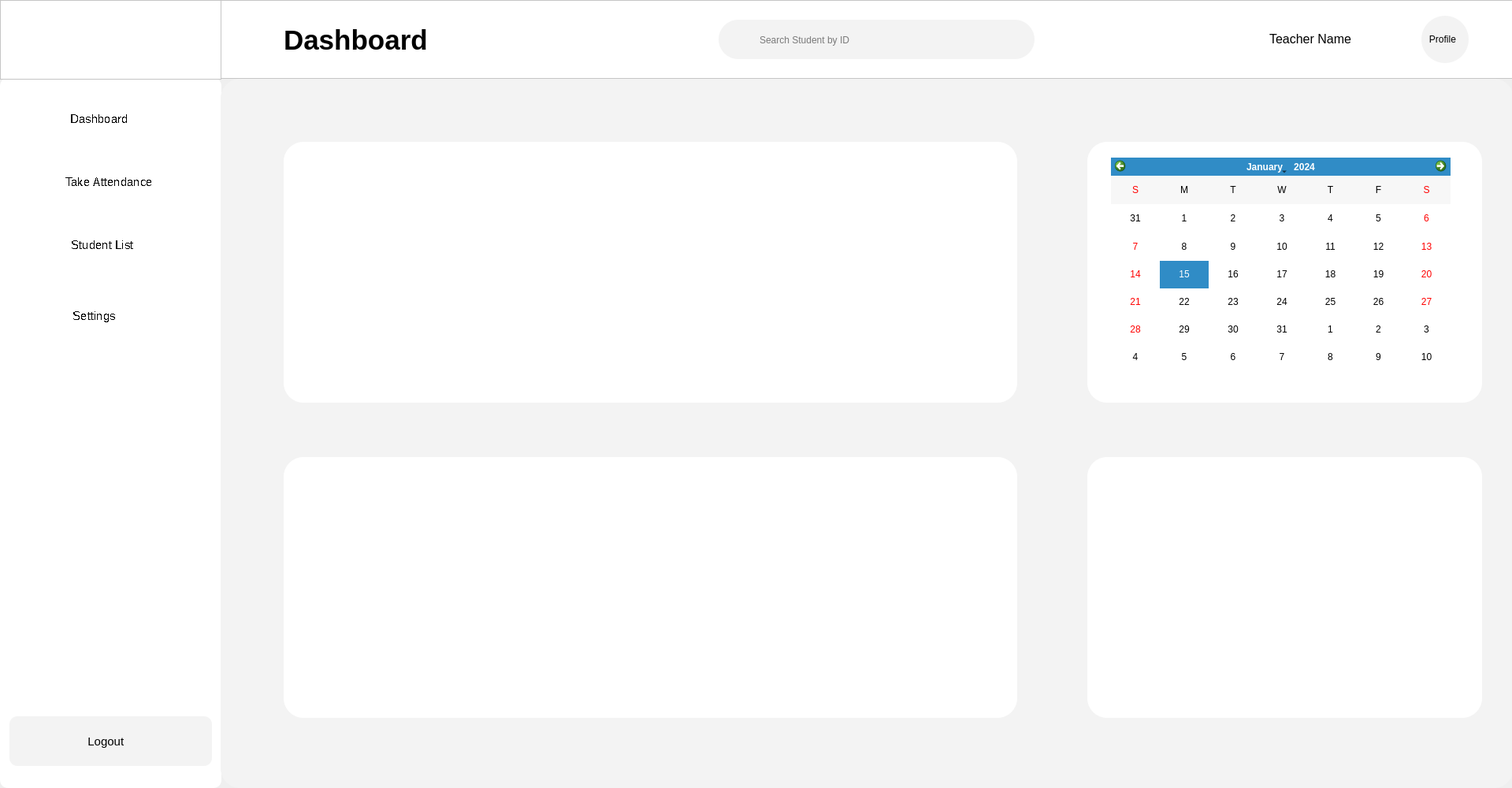
<?xml version="1.0" encoding="UTF-8"?>
<ui version="4.0">
 <class>index</class>
 <widget class="QMainWindow" name="index">
  <property name="enabled">
   <bool>true</bool>
  </property>
  <property name="geometry">
   <rect>
    <x>0</x>
    <y>0</y>
    <width>1919</width>
    <height>1000</height>
   </rect>
  </property>
  <property name="windowTitle">
   <string>MainWindow</string>
  </property>
  <property name="styleSheet">
   <string notr="true"/>
  </property>
  <widget class="QWidget" name="centralwidget">
   <widget class="QFrame" name="menu">
    <property name="geometry">
     <rect>
      <x>0</x>
      <y>99</y>
      <width>281</width>
      <height>901</height>
     </rect>
    </property>
    <property name="styleSheet">
     <string notr="true">QFrame{
border-radius: 10%;
background-color: rgb(255, 255, 255);
}
QPushButton{
	border-radius: 10%;
}
QPushButton:hover{
	background-color: #0075FF;
	color:rgb(255, 255, 255);
}</string>
    </property>
    <property name="frameShape">
     <enum>QFrame::StyledPanel</enum>
    </property>
    <property name="frameShadow">
     <enum>QFrame::Raised</enum>
    </property>
    <widget class="QPushButton" name="logout_btn">
     <property name="geometry">
      <rect>
       <x>12</x>
       <y>810</y>
       <width>257</width>
       <height>63</height>
      </rect>
     </property>
     <property name="font">
      <font>
       <pointsize>11</pointsize>
       <weight>50</weight>
       <bold>false</bold>
      </font>
     </property>
     <property name="cursor">
      <cursorShape>PointingHandCursor</cursorShape>
     </property>
     <property name="focusPolicy">
      <enum>Qt::WheelFocus</enum>
     </property>
     <property name="autoFillBackground">
      <bool>false</bool>
     </property>
     <property name="styleSheet">
      <string notr="true">QPushButton{
background-color: rgb(243, 243, 243);
border-radius: 10%;
}
QPushButton:hover{
background-color: red;
}</string>
     </property>
     <property name="text">
      <string> Logout    </string>
     </property>
     <property name="icon">
      <iconset>
       <normaloff>icons/logout.png</normaloff>icons/logout.png</iconset>
     </property>
     <property name="iconSize">
      <size>
       <width>20</width>
       <height>20</height>
      </size>
     </property>
     <property name="shortcut">
      <string/>
     </property>
     <property name="default">
      <bool>true</bool>
     </property>
     <property name="flat">
      <bool>true</bool>
     </property>
    </widget>
    <widget class="QFrame" name="btn1">
     <property name="geometry">
      <rect>
       <x>0</x>
       <y>10</y>
       <width>280</width>
       <height>80</height>
      </rect>
     </property>
     <property name="frameShape">
      <enum>QFrame::StyledPanel</enum>
     </property>
     <property name="frameShadow">
      <enum>QFrame::Raised</enum>
     </property>
     <widget class="QPushButton" name="dashboard_button">
      <property name="geometry">
       <rect>
        <x>10</x>
        <y>10</y>
        <width>257</width>
        <height>63</height>
       </rect>
      </property>
      <property name="font">
       <font>
        <pointsize>11</pointsize>
        <weight>50</weight>
        <bold>false</bold>
        <stylestrategy>NoAntialias</stylestrategy>
       </font>
      </property>
      <property name="cursor">
       <cursorShape>PointingHandCursor</cursorShape>
      </property>
      <property name="focusPolicy">
       <enum>Qt::WheelFocus</enum>
      </property>
      <property name="layoutDirection">
       <enum>Qt::LeftToRight</enum>
      </property>
      <property name="autoFillBackground">
       <bool>false</bool>
      </property>
      <property name="styleSheet">
       <string notr="true"/>
      </property>
      <property name="text">
       <string> Dashboard       </string>
      </property>
      <property name="icon">
       <iconset>
        <normaloff>icons/dashboard.png</normaloff>icons/dashboard.png</iconset>
      </property>
      <property name="iconSize">
       <size>
        <width>20</width>
        <height>20</height>
       </size>
      </property>
      <property name="shortcut">
       <string/>
      </property>
      <property name="checkable">
       <bool>false</bool>
      </property>
      <property name="default">
       <bool>true</bool>
      </property>
      <property name="flat">
       <bool>true</bool>
      </property>
     </widget>
    </widget>
    <widget class="QFrame" name="btn1_2">
     <property name="geometry">
      <rect>
       <x>0</x>
       <y>90</y>
       <width>280</width>
       <height>80</height>
      </rect>
     </property>
     <property name="frameShape">
      <enum>QFrame::StyledPanel</enum>
     </property>
     <property name="frameShadow">
      <enum>QFrame::Raised</enum>
     </property>
     <widget class="QPushButton" name="dashboard_button_2">
      <property name="geometry">
       <rect>
        <x>10</x>
        <y>10</y>
        <width>257</width>
        <height>63</height>
       </rect>
      </property>
      <property name="font">
       <font>
        <pointsize>11</pointsize>
        <weight>50</weight>
        <bold>false</bold>
        <stylestrategy>NoAntialias</stylestrategy>
       </font>
      </property>
      <property name="cursor">
       <cursorShape>PointingHandCursor</cursorShape>
      </property>
      <property name="focusPolicy">
       <enum>Qt::WheelFocus</enum>
      </property>
      <property name="layoutDirection">
       <enum>Qt::LeftToRight</enum>
      </property>
      <property name="autoFillBackground">
       <bool>false</bool>
      </property>
      <property name="styleSheet">
       <string notr="true"/>
      </property>
      <property name="text">
       <string>Take Attendance</string>
      </property>
      <property name="icon">
       <iconset>
        <normaloff>icons/mark.png</normaloff>icons/mark.png</iconset>
      </property>
      <property name="iconSize">
       <size>
        <width>20</width>
        <height>20</height>
       </size>
      </property>
      <property name="shortcut">
       <string/>
      </property>
      <property name="default">
       <bool>true</bool>
      </property>
      <property name="flat">
       <bool>true</bool>
      </property>
     </widget>
    </widget>
    <widget class="QFrame" name="btn1_3">
     <property name="geometry">
      <rect>
       <x>0</x>
       <y>170</y>
       <width>280</width>
       <height>80</height>
      </rect>
     </property>
     <property name="frameShape">
      <enum>QFrame::StyledPanel</enum>
     </property>
     <property name="frameShadow">
      <enum>QFrame::Raised</enum>
     </property>
     <widget class="QPushButton" name="dashboard_button_3">
      <property name="geometry">
       <rect>
        <x>10</x>
        <y>10</y>
        <width>257</width>
        <height>63</height>
       </rect>
      </property>
      <property name="font">
       <font>
        <pointsize>11</pointsize>
        <weight>50</weight>
        <bold>false</bold>
        <stylestrategy>NoAntialias</stylestrategy>
       </font>
      </property>
      <property name="cursor">
       <cursorShape>PointingHandCursor</cursorShape>
      </property>
      <property name="focusPolicy">
       <enum>Qt::WheelFocus</enum>
      </property>
      <property name="layoutDirection">
       <enum>Qt::LeftToRight</enum>
      </property>
      <property name="autoFillBackground">
       <bool>false</bool>
      </property>
      <property name="styleSheet">
       <string notr="true"/>
      </property>
      <property name="text">
       <string> Student List     </string>
      </property>
      <property name="icon">
       <iconset>
        <normaloff>icons/student.png</normaloff>icons/student.png</iconset>
      </property>
      <property name="iconSize">
       <size>
        <width>20</width>
        <height>20</height>
       </size>
      </property>
      <property name="shortcut">
       <string/>
      </property>
      <property name="default">
       <bool>true</bool>
      </property>
      <property name="flat">
       <bool>true</bool>
      </property>
     </widget>
    </widget>
    <widget class="QFrame" name="btn1_4">
     <property name="geometry">
      <rect>
       <x>0</x>
       <y>260</y>
       <width>280</width>
       <height>80</height>
      </rect>
     </property>
     <property name="frameShape">
      <enum>QFrame::StyledPanel</enum>
     </property>
     <property name="frameShadow">
      <enum>QFrame::Raised</enum>
     </property>
     <widget class="QPushButton" name="dashboard_button_4">
      <property name="geometry">
       <rect>
        <x>10</x>
        <y>10</y>
        <width>257</width>
        <height>63</height>
       </rect>
      </property>
      <property name="font">
       <font>
        <pointsize>11</pointsize>
        <weight>50</weight>
        <bold>false</bold>
        <stylestrategy>NoAntialias</stylestrategy>
       </font>
      </property>
      <property name="cursor">
       <cursorShape>PointingHandCursor</cursorShape>
      </property>
      <property name="focusPolicy">
       <enum>Qt::WheelFocus</enum>
      </property>
      <property name="layoutDirection">
       <enum>Qt::LeftToRight</enum>
      </property>
      <property name="autoFillBackground">
       <bool>false</bool>
      </property>
      <property name="styleSheet">
       <string notr="true"/>
      </property>
      <property name="text">
       <string> Settings          </string>
      </property>
      <property name="icon">
       <iconset>
        <normaloff>icons/settings.png</normaloff>icons/settings.png</iconset>
      </property>
      <property name="iconSize">
       <size>
        <width>20</width>
        <height>20</height>
       </size>
      </property>
      <property name="shortcut">
       <string/>
      </property>
      <property name="default">
       <bool>true</bool>
      </property>
      <property name="flat">
       <bool>true</bool>
      </property>
     </widget>
    </widget>
   </widget>
   <widget class="QFrame" name="logo">
    <property name="geometry">
     <rect>
      <x>0</x>
      <y>0</y>
      <width>281</width>
      <height>101</height>
     </rect>
    </property>
    <property name="styleSheet">
     <string notr="true">background-color: rgb(255, 255, 255);</string>
    </property>
    <property name="frameShape">
     <enum>QFrame::StyledPanel</enum>
    </property>
    <property name="frameShadow">
     <enum>QFrame::Raised</enum>
    </property>
    <widget class="QLabel" name="logo_img">
     <property name="geometry">
      <rect>
       <x>100</x>
       <y>10</y>
       <width>80</width>
       <height>80</height>
      </rect>
     </property>
     <property name="text">
      <string/>
     </property>
     <property name="pixmap">
      <pixmap>img/college_Logo.png</pixmap>
     </property>
     <property name="scaledContents">
      <bool>true</bool>
     </property>
    </widget>
   </widget>
   <widget class="QFrame" name="top_bar">
    <property name="geometry">
     <rect>
      <x>280</x>
      <y>0</y>
      <width>1640</width>
      <height>100</height>
     </rect>
    </property>
    <property name="styleSheet">
     <string notr="true">background-color: rgb(255, 255, 255);</string>
    </property>
    <property name="frameShape">
     <enum>QFrame::StyledPanel</enum>
    </property>
    <property name="frameShadow">
     <enum>QFrame::Raised</enum>
    </property>
    <widget class="QLabel" name="profile_img">
     <property name="geometry">
      <rect>
       <x>1524</x>
       <y>20</y>
       <width>60</width>
       <height>60</height>
      </rect>
     </property>
     <property name="styleSheet">
      <string notr="true">background-color: #f3f3f3;
border-radius: 30%;</string>
     </property>
     <property name="text">
      <string>   Profile</string>
     </property>
    </widget>
    <widget class="QFrame" name="search">
     <property name="geometry">
      <rect>
       <x>632</x>
       <y>25</y>
       <width>401</width>
       <height>50</height>
      </rect>
     </property>
     <property name="styleSheet">
      <string notr="true">background-color: #F3F3F3;
border-radius: 25%;</string>
     </property>
     <property name="frameShape">
      <enum>QFrame::StyledPanel</enum>
     </property>
     <property name="frameShadow">
      <enum>QFrame::Raised</enum>
     </property>
     <widget class="QLineEdit" name="search_bar">
      <property name="geometry">
       <rect>
        <x>50</x>
        <y>8</y>
        <width>341</width>
        <height>35</height>
       </rect>
      </property>
      <property name="font">
       <font>
        <pointsize>9</pointsize>
       </font>
      </property>
      <property name="placeholderText">
       <string>Search Student by ID</string>
      </property>
     </widget>
     <widget class="QLabel" name="label">
      <property name="geometry">
       <rect>
        <x>16</x>
        <y>13</y>
        <width>25</width>
        <height>25</height>
       </rect>
      </property>
      <property name="text">
       <string/>
      </property>
      <property name="pixmap">
       <pixmap>icons/search.png</pixmap>
      </property>
      <property name="scaledContents">
       <bool>true</bool>
      </property>
     </widget>
    </widget>
    <widget class="QLabel" name="title">
     <property name="geometry">
      <rect>
       <x>80</x>
       <y>30</y>
       <width>431</width>
       <height>41</height>
      </rect>
     </property>
     <property name="font">
      <font>
       <family>MS UI Gothic</family>
       <pointsize>26</pointsize>
       <weight>75</weight>
       <bold>true</bold>
       <underline>false</underline>
       <strikeout>false</strikeout>
       <kerning>true</kerning>
      </font>
     </property>
     <property name="text">
      <string>Dashboard</string>
     </property>
    </widget>
    <widget class="QLabel" name="label_2">
     <property name="geometry">
      <rect>
       <x>1331</x>
       <y>34</y>
       <width>181</width>
       <height>31</height>
      </rect>
     </property>
     <property name="font">
      <font>
       <pointsize>12</pointsize>
      </font>
     </property>
     <property name="text">
      <string>Teacher Name</string>
     </property>
    </widget>
   </widget>
   <widget class="QFrame" name="main">
    <property name="geometry">
     <rect>
      <x>280</x>
      <y>100</y>
      <width>1641</width>
      <height>900</height>
     </rect>
    </property>
    <property name="styleSheet">
     <string notr="true">QFrame{background-color: #ffffff;border-radius: 25%;color:black;}
QFrame#main{background-color: rgb(243, 243, 243);}</string>
    </property>
    <property name="frameShape">
     <enum>QFrame::StyledPanel</enum>
    </property>
    <property name="frameShadow">
     <enum>QFrame::Raised</enum>
    </property>
    <widget class="QFrame" name="frame">
     <property name="geometry">
      <rect>
       <x>80</x>
       <y>80</y>
       <width>931</width>
       <height>331</height>
      </rect>
     </property>
     <property name="styleSheet">
      <string notr="true"/>
     </property>
     <property name="frameShape">
      <enum>QFrame::StyledPanel</enum>
     </property>
     <property name="frameShadow">
      <enum>QFrame::Raised</enum>
     </property>
    </widget>
    <widget class="QFrame" name="frame_2">
     <property name="geometry">
      <rect>
       <x>1100</x>
       <y>80</y>
       <width>501</width>
       <height>331</height>
      </rect>
     </property>
     <property name="autoFillBackground">
      <bool>false</bool>
     </property>
     <property name="styleSheet">
      <string notr="true"/>
     </property>
     <property name="frameShape">
      <enum>QFrame::StyledPanel</enum>
     </property>
     <property name="frameShadow">
      <enum>QFrame::Raised</enum>
     </property>
     <widget class="QCalendarWidget" name="Calendar">
      <property name="geometry">
       <rect>
        <x>30</x>
        <y>20</y>
        <width>431</width>
        <height>271</height>
       </rect>
      </property>
      <property name="font">
       <font>
        <pointsize>9</pointsize>
        <kerning>true</kerning>
       </font>
      </property>
      <property name="autoFillBackground">
       <bool>true</bool>
      </property>
      <property name="firstDayOfWeek">
       <enum>Qt::Sunday</enum>
      </property>
      <property name="gridVisible">
       <bool>false</bool>
      </property>
      <property name="selectionMode">
       <enum>QCalendarWidget::SingleSelection</enum>
      </property>
      <property name="horizontalHeaderFormat">
       <enum>QCalendarWidget::SingleLetterDayNames</enum>
      </property>
      <property name="verticalHeaderFormat">
       <enum>QCalendarWidget::NoVerticalHeader</enum>
      </property>
      <property name="navigationBarVisible">
       <bool>true</bool>
      </property>
      <property name="dateEditEnabled">
       <bool>true</bool>
      </property>
     </widget>
    </widget>
    <widget class="QFrame" name="frame_3">
     <property name="geometry">
      <rect>
       <x>80</x>
       <y>480</y>
       <width>931</width>
       <height>331</height>
      </rect>
     </property>
     <property name="styleSheet">
      <string notr="true"/>
     </property>
     <property name="frameShape">
      <enum>QFrame::StyledPanel</enum>
     </property>
     <property name="frameShadow">
      <enum>QFrame::Raised</enum>
     </property>
    </widget>
    <widget class="QFrame" name="frame_4">
     <property name="geometry">
      <rect>
       <x>1100</x>
       <y>480</y>
       <width>501</width>
       <height>331</height>
      </rect>
     </property>
     <property name="styleSheet">
      <string notr="true"/>
     </property>
     <property name="frameShape">
      <enum>QFrame::StyledPanel</enum>
     </property>
     <property name="frameShadow">
      <enum>QFrame::Raised</enum>
     </property>
    </widget>
   </widget>
  </widget>
 </widget>
 <resources/>
 <connections/>
</ui>
